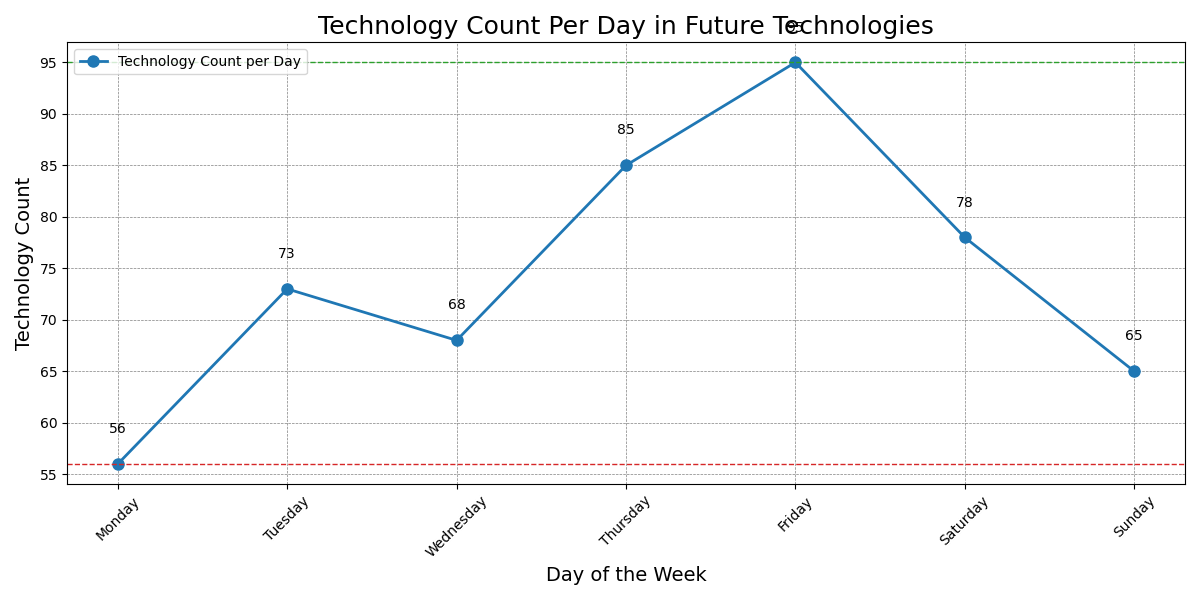

Source code (Python):

import matplotlib.pyplot as plt

# Data for the new chart
data = [
    {'Day': 'Monday', 'Technology Count': 56},
    {'Day': 'Tuesday', 'Technology Count': 73},
    {'Day': 'Wednesday', 'Technology Count': 68},
    {'Day': 'Thursday', 'Technology Count': 85},
    {'Day': 'Friday', 'Technology Count': 95},
    {'Day': 'Saturday', 'Technology Count': 78},
    {'Day': 'Sunday', 'Technology Count': 65}
]

# Extracting the days and technology counts into separate lists
days = [entry['Day'] for entry in data]
technology_counts = [entry['Technology Count'] for entry in data]

# Creating the line chart
plt.figure(figsize=(12, 6))  # Set the size of the figure

# Plot the data
plt.plot(days, technology_counts, color='#1f77b4', linestyle='-', marker='o', linewidth=2, markersize=8, label="Technology Count per Day")

# Add titles and labels
plt.title('Technology Count Per Day in Future Technologies', fontsize=18, loc='center')
plt.xlabel('Day of the Week', fontsize=14)
plt.ylabel('Technology Count', fontsize=14)
plt.xticks(rotation=45)  # Rotate x-axis labels for better readability

# Include grid lines
plt.grid(True, linestyle='--', linewidth=0.5, color='grey')

# Add more diversified visual encoding such as text annotations for the data points
for i, count in enumerate(technology_counts):
    plt.text(days[i], count + 3, str(count), ha='center', color='black')

# Highlight the max and min technology counts
max_count = max(technology_counts)
min_count = min(technology_counts)
plt.axhline(max_count, color='#2ca02c', linestyle='--', linewidth=1)
plt.axhline(min_count, color='#d62728', linestyle='--', linewidth=1)

# Add a legend
plt.legend(loc='upper left')

# Show the plot
plt.tight_layout()  # Adjust the plot to ensure everything fits without overlapping
plt.show()
